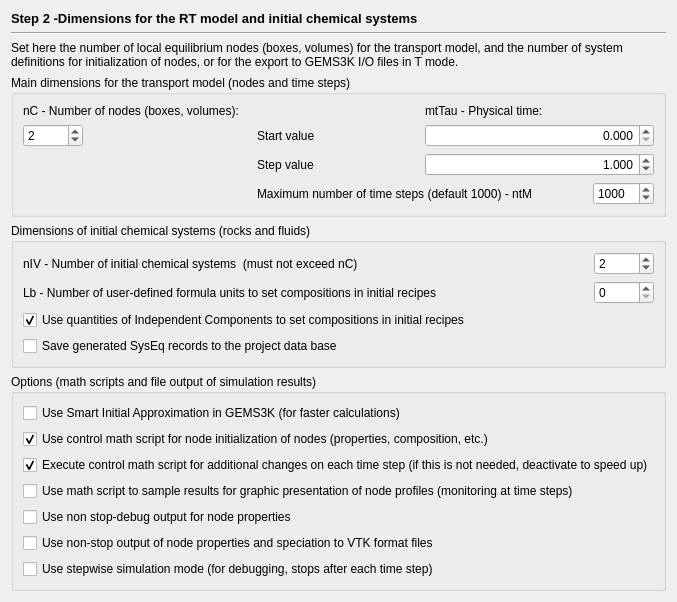
     <widget class="QWidget" name="page_2">
      <layout class="QVBoxLayout" name="verticalLayout_2">
       <item>
        <widget class="QLabel" name="label">
         <property name="sizePolicy">
          <sizepolicy hsizetype="Preferred" vsizetype="Fixed">
           <horstretch>0</horstretch>
           <verstretch>0</verstretch>
          </sizepolicy>
         </property>
         <property name="font">
          <font>
           <pointsize>10</pointsize>
           <weight>75</weight>
           <bold>true</bold>
          </font>
         </property>
         <property name="text">
          <string>Step 2 -Dimensions for the RT model and initial chemical systems</string>
         </property>
        </widget>
       </item>
       <item>
        <widget class="Line" name="line_2">
         <property name="orientation">
          <enum>Qt::Horizontal</enum>
         </property>
        </widget>
       </item>
       <item>
        <widget class="QLabel" name="textLabel2">
         <property name="sizePolicy">
          <sizepolicy hsizetype="Preferred" vsizetype="Preferred">
           <horstretch>0</horstretch>
           <verstretch>0</verstretch>
          </sizepolicy>
         </property>
         <property name="text">
          <string>&lt;!DOCTYPE HTML PUBLIC &quot;-//W3C//DTD HTML 4.0//EN&quot; &quot;http://www.w3.org/TR/REC-html40/strict.dtd&quot;&gt;
&lt;html&gt;&lt;head&gt;&lt;meta name=&quot;qrichtext&quot; content=&quot;1&quot; /&gt;&lt;style type=&quot;text/css&quot;&gt;
p, li { white-space: pre-wrap; }
&lt;/style&gt;&lt;/head&gt;&lt;body&gt;
&lt;p style=&quot; margin-top:0px; margin-bottom:0px; margin-left:0px; margin-right:0px; -qt-block-indent:0; text-indent:0px;&quot;&gt;Set here the number of local equilibrium nodes (boxes, volumes) for the transport model, and the number of system definitions for initialization of nodes, or for the export to GEMS3K I/O files in T mode. &lt;/p&gt;&lt;/body&gt;&lt;/html&gt;</string>
         </property>
         <property name="alignment">
          <set>Qt::AlignVCenter</set>
         </property>
         <property name="wordWrap">
          <bool>true</bool>
         </property>
        </widget>
       </item>
       <item>
        <widget class="QGroupBox" name="groupBox_2">
         <property name="sizePolicy">
          <sizepolicy hsizetype="Minimum" vsizetype="Minimum">
           <horstretch>0</horstretch>
           <verstretch>0</verstretch>
          </sizepolicy>
         </property>
         <property name="title">
          <string>Main dimensions for the transport model (nodes and time steps) </string>
         </property>
         <layout class="QGridLayout" name="gridLayout">
          <item row="2" column="3" colspan="2">
           <widget class="QDoubleSpinBox" name="pTaustep">
            <property name="alignment">
             <set>Qt::AlignRight|Qt::AlignTrailing|Qt::AlignVCenter</set>
            </property>
            <property name="decimals">
             <number>3</number>
            </property>
            <property name="minimum">
             <double>0.000000000000000</double>
            </property>
            <property name="maximum">
             <double>1000000000.000000000000000</double>
            </property>
            <property name="singleStep">
             <double>100.000000000000000</double>
            </property>
            <property name="value">
             <double>1.000000000000000</double>
            </property>
           </widget>
          </item>
          <item row="6" column="4">
           <widget class="QSpinBox" name="pntM">
            <property name="sizePolicy">
             <sizepolicy hsizetype="Fixed" vsizetype="Fixed">
              <horstretch>0</horstretch>
              <verstretch>0</verstretch>
             </sizepolicy>
            </property>
            <property name="minimumSize">
             <size>
              <width>60</width>
              <height>0</height>
             </size>
            </property>
            <property name="minimum">
             <number>-1</number>
            </property>
            <property name="maximum">
             <number>32767</number>
            </property>
            <property name="value">
             <number>1000</number>
            </property>
           </widget>
          </item>
          <item row="6" column="2" colspan="2">
           <widget class="QLabel" name="TextLabel1_3_2">
            <property name="text">
             <string>Maximum number of time steps (default 1000) - ntM</string>
            </property>
            <property name="wordWrap">
             <bool>false</bool>
            </property>
            <property name="buddy">
             <cstring>pntM</cstring>
            </property>
           </widget>
          </item>
          <item row="2" column="2">
           <widget class="QLabel" name="label_23">
            <property name="text">
             <string>Step value</string>
            </property>
           </widget>
          </item>
          <item row="1" column="3" colspan="2">
           <widget class="QDoubleSpinBox" name="pTauFrom">
            <property name="layoutDirection">
             <enum>Qt::LeftToRight</enum>
            </property>
            <property name="alignment">
             <set>Qt::AlignRight|Qt::AlignTrailing|Qt::AlignVCenter</set>
            </property>
            <property name="decimals">
             <number>3</number>
            </property>
            <property name="maximum">
             <double>1000000000.000000000000000</double>
            </property>
            <property name="singleStep">
             <double>100.000000000000000</double>
            </property>
            <property name="value">
             <double>0.000000000000000</double>
            </property>
           </widget>
          </item>
          <item row="0" column="3">
           <widget class="QLabel" name="label_24">
            <property name="text">
             <string>mtTau - Physical time:</string>
            </property>
           </widget>
          </item>
          <item row="1" column="2">
           <widget class="QLabel" name="label_22">
            <property name="text">
             <string>Start value </string>
            </property>
           </widget>
          </item>
          <item row="0" column="0" colspan="2">
           <widget class="QLabel" name="TextLabel1">
            <property name="frameShape">
             <enum>QFrame::NoFrame</enum>
            </property>
            <property name="frameShadow">
             <enum>QFrame::Plain</enum>
            </property>
            <property name="text">
             <string>nC - Number of nodes (boxes, volumes): </string>
            </property>
            <property name="wordWrap">
             <bool>false</bool>
            </property>
            <property name="buddy">
             <cstring>pnC</cstring>
            </property>
           </widget>
          </item>
          <item row="1" column="0">
           <widget class="QSpinBox" name="pnC">
            <property name="sizePolicy">
             <sizepolicy hsizetype="Fixed" vsizetype="Fixed">
              <horstretch>0</horstretch>
              <verstretch>0</verstretch>
             </sizepolicy>
            </property>
            <property name="minimumSize">
             <size>
              <width>60</width>
              <height>0</height>
             </size>
            </property>
            <property name="minimum">
             <number>1</number>
            </property>
            <property name="maximum">
             <number>9999</number>
            </property>
            <property name="value">
             <number>2</number>
            </property>
           </widget>
          </item>
         </layout>
        </widget>
       </item>
       <item>
        <widget class="QGroupBox" name="groupBox_18">
         <property name="title">
          <string>Dimensions of initial chemical systems (rocks and fluids)</string>
         </property>
         <layout class="QGridLayout" name="gridLayout_13">
          <item row="2" column="0">
           <widget class="QLabel" name="TextLabel1_2_">
            <property name="text">
             <string>Lb - Number of user-defined formula units to set compositions in initial recipes</string>
            </property>
            <property name="alignment">
             <set>Qt::AlignVCenter</set>
            </property>
            <property name="wordWrap">
             <bool>true</bool>
            </property>
           </widget>
          </item>
          <item row="4" column="0" colspan="2">
           <widget class="QCheckBox" name="c_PvICi">
            <property name="text">
             <string>Use quantities of Independent Components to set compositions in initial recipes</string>
            </property>
            <property name="checked">
             <bool>true</bool>
            </property>
           </widget>
          </item>
          <item row="5" column="0" colspan="2">
           <widget class="QCheckBox" name="c_PsSYd">
            <property name="text">
             <string>Save generated SysEq records to the project data base </string>
            </property>
           </widget>
          </item>
          <item row="1" column="0">
           <widget class="QLabel" name="TextLabel1_3">
            <property name="text">
             <string>nIV - Number of initial chemical systems  (must not exceed nC)</string>
            </property>
            <property name="wordWrap">
             <bool>false</bool>
            </property>
            <property name="buddy">
             <cstring>pnIV</cstring>
            </property>
           </widget>
          </item>
          <item row="2" column="1">
           <widget class="QSpinBox" name="pLb">
            <property name="sizePolicy">
             <sizepolicy hsizetype="Fixed" vsizetype="Fixed">
              <horstretch>0</horstretch>
              <verstretch>0</verstretch>
             </sizepolicy>
            </property>
            <property name="minimumSize">
             <size>
              <width>60</width>
              <height>0</height>
             </size>
            </property>
            <property name="minimum">
             <number>0</number>
            </property>
            <property name="maximum">
             <number>40</number>
            </property>
            <property name="value">
             <number>0</number>
            </property>
           </widget>
          </item>
          <item row="1" column="1">
           <widget class="QSpinBox" name="pnIV">
            <property name="sizePolicy">
             <sizepolicy hsizetype="Fixed" vsizetype="Fixed">
              <horstretch>0</horstretch>
              <verstretch>0</verstretch>
             </sizepolicy>
            </property>
            <property name="minimumSize">
             <size>
              <width>60</width>
              <height>0</height>
             </size>
            </property>
            <property name="minimum">
             <number>1</number>
            </property>
            <property name="maximum">
             <number>999</number>
            </property>
            <property name="value">
             <number>2</number>
            </property>
           </widget>
          </item>
         </layout>
        </widget>
       </item>
       <item>
        <widget class="QGroupBox" name="groupBox_4">
         <property name="title">
          <string>Options (math scripts and file output of simulation results)</string>
         </property>
         <layout class="QVBoxLayout" name="verticalLayout">
          <item>
           <widget class="QCheckBox" name="c_PsSIA">
            <property name="text">
             <string>Use Smart Initial Approximation in GEMS3K (for faster calculations)</string>
            </property>
            <property name="checked">
             <bool>false</bool>
            </property>
           </widget>
          </item>
          <item>
           <widget class="QCheckBox" name="c_PvMSt">
            <property name="text">
             <string>Use control math script for node initialization of nodes (properties, composition, etc.)</string>
            </property>
            <property name="checked">
             <bool>true</bool>
            </property>
           </widget>
          </item>
          <item>
           <widget class="QCheckBox" name="c_PvMSc">
            <property name="text">
             <string>Execute control math script for additional changes on each time step (if this is not needed, deactivate to speed up)</string>
            </property>
            <property name="checked">
             <bool>true</bool>
            </property>
           </widget>
          </item>
          <item>
           <widget class="QCheckBox" name="c_PvMSg">
            <property name="text">
             <string>Use math script to sample results for graphic presentation of node profiles (monitoring at time steps) </string>
            </property>
           </widget>
          </item>
          <item>
           <widget class="QCheckBox" name="c_PsMO">
            <property name="text">
             <string>Use non stop-debug output for node properties</string>
            </property>
            <property name="checked">
             <bool>false</bool>
            </property>
           </widget>
          </item>
          <item>
           <widget class="QCheckBox" name="c_PsVTK">
            <property name="text">
             <string>Use non-stop output of node properties and speciation to VTK format files</string>
            </property>
            <property name="checked">
             <bool>false</bool>
            </property>
           </widget>
          </item>
          <item>
           <widget class="QCheckBox" name="c_PsSmode">
            <property name="text">
             <string>Use stepwise simulation mode (for debugging, stops after each time step)</string>
            </property>
           </widget>
          </item>
         </layout>
        </widget>
       </item>
      </layout>
     </widget>
